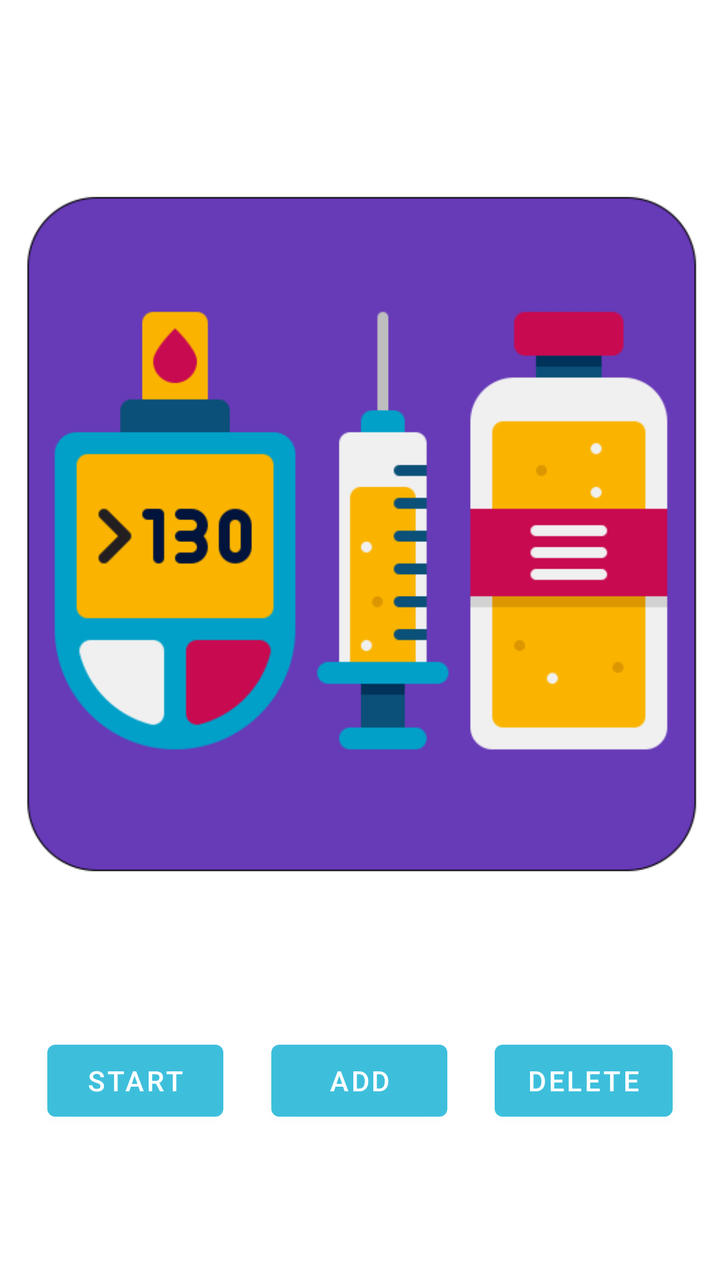
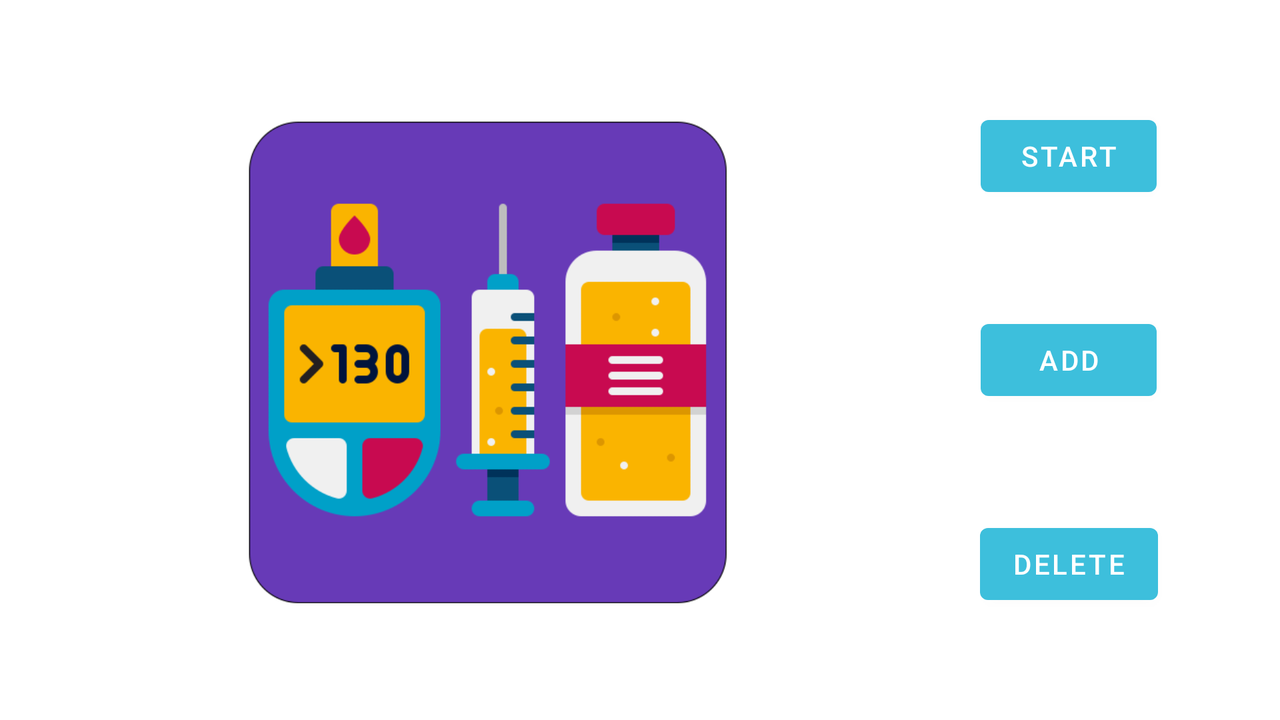

Compare how this app lays out the same screen by default and in its alternative resource folder. The renders come first, then the two layout files and the values they reference.
<!-- AndroidManifest.xml: application theme Theme.DiabCalc -->
<!-- res/layout/activity_main_page.xml -->
<?xml version="1.0" encoding="utf-8"?>
<androidx.drawerlayout.widget.DrawerLayout xmlns:android="http://schemas.android.com/apk/res/android"
    xmlns:app="http://schemas.android.com/apk/res-auto"
    xmlns:tools="http://schemas.android.com/tools"
    android:layout_width="match_parent"
    android:layout_height="match_parent"
    android:id="@+id/drawer"
    tools:context=".MainPage">

    <androidx.constraintlayout.widget.ConstraintLayout
        android:layout_width="match_parent"
        android:layout_height="match_parent"
        tools:context=".MainPage">

        <Button
        android:id="@+id/start"
        android:layout_width="wrap_content"
        android:layout_height="wrap_content"
        android:text="@string/start"
        android:textColor="#FFFFFF"
        app:layout_constraintBottom_toBottomOf="parent"
        app:layout_constraintEnd_toStartOf="@+id/add"
        app:layout_constraintStart_toStartOf="parent"
        app:layout_constraintTop_toBottomOf="@+id/imageView"
        tools:ignore="TextContrastCheck" />

        <Button
        android:id="@+id/add"
        android:layout_width="wrap_content"
        android:layout_height="wrap_content"
        android:text="@string/add3"
        android:textColor="#FFFFFF"
        app:layout_constraintBottom_toBottomOf="parent"
        app:layout_constraintEnd_toStartOf="@+id/delete"
        app:layout_constraintStart_toEndOf="@+id/start"
        app:layout_constraintTop_toBottomOf="@+id/imageView"
        tools:ignore="TextContrastCheck" />

        <Button
        android:id="@+id/delete"
        android:layout_width="wrap_content"
        android:layout_height="wrap_content"
        android:text="@string/delete"
        android:textColor="#FFFFFF"
        app:layout_constraintBottom_toBottomOf="parent"
        app:layout_constraintEnd_toEndOf="parent"
        app:layout_constraintStart_toEndOf="@+id/add"
        app:layout_constraintTop_toBottomOf="@+id/imageView"
        tools:ignore="TextContrastCheck" />

        <ImageView
        android:id="@+id/imageView"
        android:layout_width="375dp"
        android:layout_height="350dp"
        android:layout_marginStart="8dp"
        android:layout_marginLeft="8dp"
        android:layout_marginTop="8dp"
        android:layout_marginEnd="8dp"
        android:layout_marginRight="8dp"
        android:layout_marginBottom="8dp"
        android:contentDescription="@string/default_image_for_main_page"
        android:src="@drawable/photo_in_app_purple"
        app:layout_constraintBottom_toBottomOf="parent"
        app:layout_constraintEnd_toEndOf="parent"
        app:layout_constraintStart_toStartOf="parent"
        app:layout_constraintTop_toTopOf="parent"
        app:layout_constraintVertical_bias="0.3"
        tools:ignore="ImageContrastCheck"
        tools:srcCompat="@drawable/photo_in_app_purple" />
    </androidx.constraintlayout.widget.ConstraintLayout>

    <com.google.android.material.navigation.NavigationView
        android:id="@+id/nav_view"
        android:layout_width="wrap_content"
        android:layout_height="match_parent"
        android:layout_gravity="start"
        android:fitsSystemWindows="true"
        app:menu="@menu/main_menu" />



</androidx.drawerlayout.widget.DrawerLayout>
<!-- resources referenced by this layout -->
<resources>
  <!-- drawable photo_in_app_purple: png bitmap (drawable, 19404 bytes) -->
  <string name="add3">Add</string>
  <string name="default_image_for_main_page">Default image for main page</string>
  <string name="delete">Delete</string>
  <string name="start">Start</string>
  <style name="Theme.DiabCalc" parent="Theme.MaterialComponents.DayNight.DarkActionBar">
          
          <item name="colorPrimary">@color/cyan</item>
          <item name="colorPrimaryVariant">@color/darker_cyan</item>
          <item name="colorOnPrimary">@color/white</item>
          
          <item name="colorSecondary">@color/much_darker_cyan</item>
          <item name="colorSecondaryVariant">@color/gray</item>
          <item name="colorOnSecondary">@color/black</item>
          
          <item name="android:statusBarColor" tools:targetApi="l">?attr/colorPrimaryVariant</item>
          
      </style>
  <color name="cyan">#3DBFDC</color>
  <color name="darker_cyan">#3D85DC</color>
  <color name="white">#FFFFFFFF</color>
  <color name="much_darker_cyan">#3F53B5</color>
  <color name="gray">#757575</color>
  <color name="black">#FF000000</color>
</resources>
<!-- res/layout-land/activity_main_page.xml (the repository's variant of the layout above) -->
<!-- drawn on the phone turned sideways -->
<?xml version="1.0" encoding="utf-8"?>
<androidx.drawerlayout.widget.DrawerLayout xmlns:android="http://schemas.android.com/apk/res/android"
    xmlns:app="http://schemas.android.com/apk/res-auto"
    xmlns:tools="http://schemas.android.com/tools"
    android:layout_width="match_parent"
    android:layout_height="match_parent"
    android:id="@+id/drawer"
    tools:context=".MainPage">

    <androidx.constraintlayout.widget.ConstraintLayout
        android:layout_width="match_parent"
        android:layout_height="match_parent"
        tools:context=".MainPage">

        <Button
            android:id="@+id/start"
            android:layout_width="wrap_content"
            android:layout_height="wrap_content"
            android:text="@string/start"
            android:textColor="#FFFFFF"
            app:layout_constraintBottom_toTopOf="@+id/add"
            app:layout_constraintEnd_toEndOf="parent"
            app:layout_constraintStart_toEndOf="@+id/imageView"
            app:layout_constraintTop_toTopOf="parent"
            tools:ignore="TextContrastCheck" />

        <Button
            android:id="@+id/add"
            android:layout_width="wrap_content"
            android:layout_height="wrap_content"
            android:text="@string/add3"
            android:textColor="#FFFFFF"
            app:layout_constraintBottom_toTopOf="@+id/delete"
            app:layout_constraintEnd_toEndOf="parent"
            app:layout_constraintStart_toEndOf="@+id/imageView"
            app:layout_constraintTop_toBottomOf="@+id/start"
            tools:ignore="TextContrastCheck" />

        <Button
            android:id="@+id/delete"
            android:layout_width="wrap_content"
            android:layout_height="wrap_content"
            android:text="@string/delete"
            android:textColor="#FFFFFF"
            app:layout_constraintBottom_toBottomOf="parent"
            app:layout_constraintEnd_toEndOf="parent"
            app:layout_constraintStart_toEndOf="@+id/imageView"
            app:layout_constraintTop_toBottomOf="@+id/add"
            tools:ignore="TextContrastCheck" />

        <ImageView
            android:id="@+id/imageView"
            android:layout_width="370dp"
            android:layout_height="250dp"
            android:layout_marginStart="8dp"
            android:layout_marginLeft="8dp"
            android:layout_marginTop="8dp"
            android:layout_marginEnd="8dp"
            android:layout_marginRight="8dp"
            android:layout_marginBottom="8dp"
            android:contentDescription="@string/default_image_for_main_page"
            android:src="@drawable/photo_in_app_purple"
            app:layout_constraintBottom_toBottomOf="parent"
            app:layout_constraintEnd_toEndOf="parent"
            app:layout_constraintHorizontal_bias="0.2"
            app:layout_constraintStart_toStartOf="parent"
            app:layout_constraintTop_toTopOf="parent"
            tools:ignore="ImageContrastCheck"
            tools:srcCompat="@drawable/photo_in_app_purple" />

    </androidx.constraintlayout.widget.ConstraintLayout>

    <com.google.android.material.navigation.NavigationView
        android:id="@+id/nav_view"
        android:layout_width="wrap_content"
        android:layout_height="match_parent"
        android:layout_gravity="start"
        android:fitsSystemWindows="true"
        app:menu="@menu/main_menu" />

</androidx.drawerlayout.widget.DrawerLayout>
